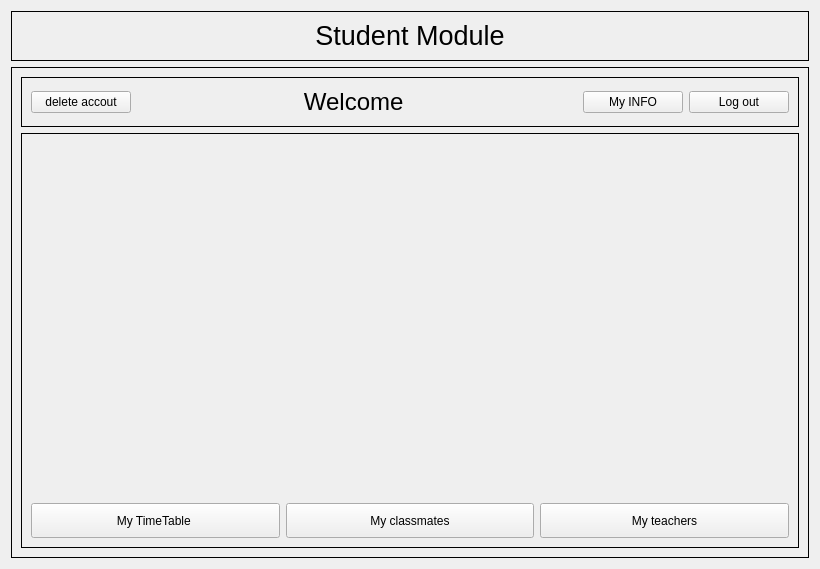
<?xml version="1.0" encoding="UTF-8"?>
<ui version="4.0">
 <class>student</class>
 <widget class="QWidget" name="student">
  <property name="geometry">
   <rect>
    <x>0</x>
    <y>0</y>
    <width>820</width>
    <height>569</height>
   </rect>
  </property>
  <property name="windowTitle">
   <string>Form</string>
  </property>
  <layout class="QVBoxLayout" name="verticalLayout">
   <item>
    <widget class="QFrame" name="frame">
     <property name="frameShape">
      <enum>QFrame::NoFrame</enum>
     </property>
     <property name="frameShadow">
      <enum>QFrame::Raised</enum>
     </property>
     <layout class="QVBoxLayout" name="verticalLayout_2">
      <property name="leftMargin">
       <number>0</number>
      </property>
      <property name="topMargin">
       <number>0</number>
      </property>
      <property name="rightMargin">
       <number>0</number>
      </property>
      <property name="bottomMargin">
       <number>0</number>
      </property>
      <item>
       <widget class="QFrame" name="frame_2">
        <property name="minimumSize">
         <size>
          <width>0</width>
          <height>50</height>
         </size>
        </property>
        <property name="maximumSize">
         <size>
          <width>16777215</width>
          <height>50</height>
         </size>
        </property>
        <property name="frameShape">
         <enum>QFrame::Box</enum>
        </property>
        <property name="frameShadow">
         <enum>QFrame::Plain</enum>
        </property>
        <layout class="QVBoxLayout" name="verticalLayout_4">
         <property name="leftMargin">
          <number>0</number>
         </property>
         <property name="topMargin">
          <number>0</number>
         </property>
         <property name="rightMargin">
          <number>0</number>
         </property>
         <property name="bottomMargin">
          <number>0</number>
         </property>
         <item>
          <widget class="QLabel" name="label_std">
           <property name="text">
            <string>&lt;html&gt;&lt;head/&gt;&lt;body&gt;&lt;p align=&quot;center&quot;&gt;&lt;span style=&quot; font-size:20pt;&quot;&gt;Student Module&lt;/span&gt;&lt;/p&gt;&lt;/body&gt;&lt;/html&gt;</string>
           </property>
           <property name="alignment">
            <set>Qt::AlignCenter</set>
           </property>
          </widget>
         </item>
        </layout>
       </widget>
      </item>
      <item>
       <widget class="QFrame" name="frame_3">
        <property name="frameShape">
         <enum>QFrame::NoFrame</enum>
        </property>
        <property name="frameShadow">
         <enum>QFrame::Raised</enum>
        </property>
        <layout class="QVBoxLayout" name="verticalLayout_3">
         <property name="spacing">
          <number>0</number>
         </property>
         <property name="leftMargin">
          <number>0</number>
         </property>
         <property name="topMargin">
          <number>0</number>
         </property>
         <property name="rightMargin">
          <number>0</number>
         </property>
         <property name="bottomMargin">
          <number>0</number>
         </property>
         <item>
          <widget class="QStackedWidget" name="stackedWidget">
           <property name="frameShape">
            <enum>QFrame::Box</enum>
           </property>
           <property name="currentIndex">
            <number>1</number>
           </property>
           <widget class="QWidget" name="connect_wid">
            <widget class="QFrame" name="frame_6">
             <property name="geometry">
              <rect>
               <x>320</x>
               <y>50</y>
               <width>271</width>
               <height>111</height>
              </rect>
             </property>
             <property name="frameShape">
              <enum>QFrame::Box</enum>
             </property>
             <property name="frameShadow">
              <enum>QFrame::Plain</enum>
             </property>
             <layout class="QFormLayout" name="formLayout">
              <item row="0" column="0">
               <widget class="QLabel" name="label_2">
                <property name="text">
                 <string>name</string>
                </property>
               </widget>
              </item>
              <item row="0" column="1">
               <widget class="QLineEdit" name="name_edit"/>
              </item>
              <item row="1" column="0">
               <widget class="QLabel" name="label_4">
                <property name="text">
                 <string>surname</string>
                </property>
               </widget>
              </item>
              <item row="1" column="1">
               <widget class="QLineEdit" name="surname_edit"/>
              </item>
              <item row="2" column="0">
               <widget class="QLabel" name="label_3">
                <property name="text">
                 <string>passowrd </string>
                </property>
               </widget>
              </item>
              <item row="2" column="1">
               <widget class="QLineEdit" name="pass_edit">
                <property name="echoMode">
                 <enum>QLineEdit::Password</enum>
                </property>
               </widget>
              </item>
             </layout>
            </widget>
            <widget class="QPushButton" name="create_new_user_btn">
             <property name="geometry">
              <rect>
               <x>310</x>
               <y>180</y>
               <width>131</width>
               <height>22</height>
              </rect>
             </property>
             <property name="text">
              <string>create new account </string>
             </property>
            </widget>
            <widget class="QPushButton" name="connect">
             <property name="geometry">
              <rect>
               <x>510</x>
               <y>170</y>
               <width>80</width>
               <height>22</height>
              </rect>
             </property>
             <property name="text">
              <string>login</string>
             </property>
            </widget>
            <widget class="Line" name="line">
             <property name="geometry">
              <rect>
               <x>290</x>
               <y>50</y>
               <width>20</width>
               <height>171</height>
              </rect>
             </property>
             <property name="orientation">
              <enum>Qt::Vertical</enum>
             </property>
            </widget>
            <widget class="QFrame" name="frame_7">
             <property name="geometry">
              <rect>
               <x>40</x>
               <y>50</y>
               <width>241</width>
               <height>241</height>
              </rect>
             </property>
             <property name="frameShape">
              <enum>QFrame::StyledPanel</enum>
             </property>
             <property name="frameShadow">
              <enum>QFrame::Raised</enum>
             </property>
             <layout class="QVBoxLayout" name="verticalLayout_6">
              <item>
               <widget class="QLabel" name="label_7">
                <property name="text">
                 <string>&lt;html&gt;&lt;head/&gt;&lt;body&gt;&lt;p&gt;&lt;img src=&quot;:/images/stduent_icon.png&quot;/&gt;&lt;/p&gt;&lt;/body&gt;&lt;/html&gt;</string>
                </property>
               </widget>
              </item>
             </layout>
            </widget>
           </widget>
           <widget class="QWidget" name="main_std_wid">
            <layout class="QVBoxLayout" name="verticalLayout_5">
             <property name="leftMargin">
              <number>9</number>
             </property>
             <property name="topMargin">
              <number>9</number>
             </property>
             <property name="rightMargin">
              <number>9</number>
             </property>
             <property name="bottomMargin">
              <number>9</number>
             </property>
             <item>
              <widget class="QFrame" name="frame_4">
               <property name="maximumSize">
                <size>
                 <width>16777215</width>
                 <height>50</height>
                </size>
               </property>
               <property name="frameShape">
                <enum>QFrame::Box</enum>
               </property>
               <property name="frameShadow">
                <enum>QFrame::Plain</enum>
               </property>
               <layout class="QHBoxLayout" name="horizontalLayout_4">
                <item>
                 <widget class="QPushButton" name="delete_account">
                  <property name="maximumSize">
                   <size>
                    <width>100</width>
                    <height>16777215</height>
                   </size>
                  </property>
                  <property name="text">
                   <string>delete accout</string>
                  </property>
                 </widget>
                </item>
                <item>
                 <widget class="QLabel" name="welcome_label">
                  <property name="text">
                   <string>&lt;html&gt;&lt;head/&gt;&lt;body&gt;&lt;p align=&quot;center&quot;&gt;&lt;span style=&quot; font-size:18pt;&quot;&gt;Welcome &lt;/span&gt;&lt;/p&gt;&lt;/body&gt;&lt;/html&gt;</string>
                  </property>
                  <property name="alignment">
                   <set>Qt::AlignCenter</set>
                  </property>
                 </widget>
                </item>
                <item>
                 <widget class="QPushButton" name="info_btn">
                  <property name="maximumSize">
                   <size>
                    <width>100</width>
                    <height>16777215</height>
                   </size>
                  </property>
                  <property name="text">
                   <string>My INFO</string>
                  </property>
                 </widget>
                </item>
                <item>
                 <widget class="QPushButton" name="logout_btn">
                  <property name="maximumSize">
                   <size>
                    <width>100</width>
                    <height>16777215</height>
                   </size>
                  </property>
                  <property name="text">
                   <string>Log out</string>
                  </property>
                 </widget>
                </item>
               </layout>
              </widget>
             </item>
             <item>
              <widget class="QFrame" name="frame_5">
               <property name="frameShape">
                <enum>QFrame::Box</enum>
               </property>
               <property name="frameShadow">
                <enum>QFrame::Plain</enum>
               </property>
               <property name="lineWidth">
                <number>1</number>
               </property>
               <layout class="QGridLayout" name="gridLayout">
                <item row="0" column="0">
                 <widget class="QLabel" name="label">
                  <property name="text">
                   <string>&lt;html&gt;&lt;head/&gt;&lt;body&gt;&lt;p align=&quot;center&quot;&gt;&lt;img src=&quot;:/images/schoolTimetable.png&quot;/&gt;&lt;/p&gt;&lt;/body&gt;&lt;/html&gt;</string>
                  </property>
                 </widget>
                </item>
                <item row="0" column="2">
                 <widget class="QLabel" name="label_6">
                  <property name="maximumSize">
                   <size>
                    <width>16777215</width>
                    <height>16777215</height>
                   </size>
                  </property>
                  <property name="text">
                   <string>&lt;html&gt;&lt;head/&gt;&lt;body&gt;&lt;p align=&quot;center&quot;&gt;&lt;img src=&quot;:/images/teacher_icon.png&quot;/&gt;&lt;/p&gt;&lt;/body&gt;&lt;/html&gt;</string>
                  </property>
                 </widget>
                </item>
                <item row="0" column="1">
                 <widget class="QLabel" name="label_5">
                  <property name="text">
                   <string>&lt;html&gt;&lt;head/&gt;&lt;body&gt;&lt;p align=&quot;center&quot;&gt;&lt;img src=&quot;:/images/classmates.png&quot;/&gt;&lt;/p&gt;&lt;/body&gt;&lt;/html&gt;</string>
                  </property>
                 </widget>
                </item>
                <item row="1" column="0">
                 <widget class="QPushButton" name="time_table_btn">
                  <property name="minimumSize">
                   <size>
                    <width>0</width>
                    <height>35</height>
                   </size>
                  </property>
                  <property name="maximumSize">
                   <size>
                    <width>16777215</width>
                    <height>35</height>
                   </size>
                  </property>
                  <property name="text">
                   <string>My TimeTable </string>
                  </property>
                 </widget>
                </item>
                <item row="1" column="1">
                 <widget class="QPushButton" name="classmates_btn">
                  <property name="minimumSize">
                   <size>
                    <width>0</width>
                    <height>35</height>
                   </size>
                  </property>
                  <property name="maximumSize">
                   <size>
                    <width>16777215</width>
                    <height>35</height>
                   </size>
                  </property>
                  <property name="text">
                   <string>My classmates</string>
                  </property>
                 </widget>
                </item>
                <item row="1" column="2">
                 <widget class="QPushButton" name="teachers_btn">
                  <property name="minimumSize">
                   <size>
                    <width>0</width>
                    <height>35</height>
                   </size>
                  </property>
                  <property name="maximumSize">
                   <size>
                    <width>16777215</width>
                    <height>35</height>
                   </size>
                  </property>
                  <property name="text">
                   <string>My teachers</string>
                  </property>
                 </widget>
                </item>
               </layout>
              </widget>
             </item>
            </layout>
           </widget>
          </widget>
         </item>
        </layout>
       </widget>
      </item>
     </layout>
    </widget>
   </item>
  </layout>
 </widget>
 <resources/>
 <connections>
  <connection>
   <sender>logout_btn</sender>
   <signal>clicked()</signal>
   <receiver>welcome_label</receiver>
   <slot>clear()</slot>
   <hints>
    <hint type="sourcelabel">
     <x>528</x>
     <y>80</y>
    </hint>
    <hint type="destinationlabel">
     <x>88</x>
     <y>79</y>
    </hint>
   </hints>
  </connection>
 </connections>
</ui>
